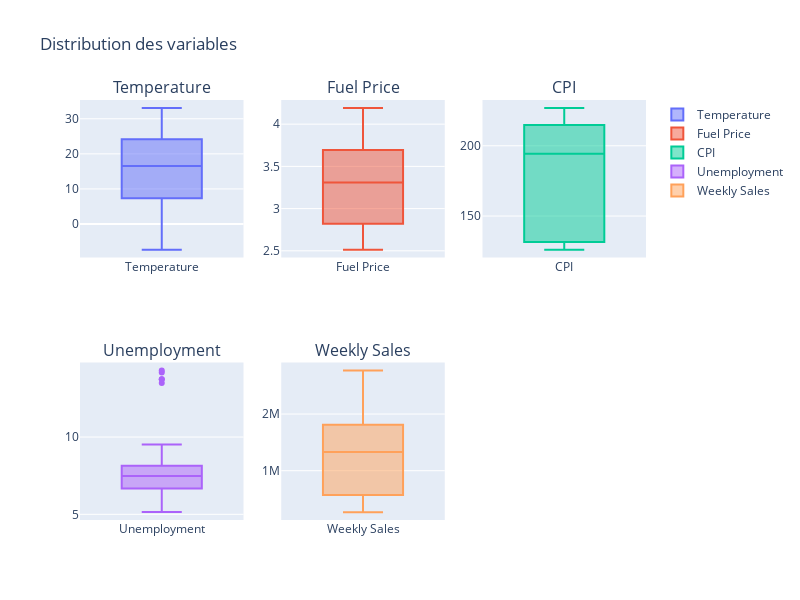

Here is the notebook cell this chart was saved with:
### Code cell
from plotly.subplots import make_subplots
import plotly.graph_objects as go

# Créer une figure avec une grille de 3x2
fig = make_subplots(rows=2, cols=3, subplot_titles=('Temperature', 'Fuel Price', 'CPI', 'Unemployment', 'Weekly Sales'))

# Ajouter les boîtes à moustaches à la figure
fig.add_trace(go.Box(y=df['Temperature'], name='Temperature'), row=1, col=1)
fig.add_trace(go.Box(y=df['Fuel_Price'], name='Fuel Price'), row=1, col=2)
fig.add_trace(go.Box(y=df['CPI'], name='CPI'), row=1, col=3)
fig.add_trace(go.Box(y=df['Unemployment'], name='Unemployment'), row=2, col=1)
fig.add_trace(go.Box(y=df['Weekly_Sales'], name='Weekly Sales'), row=2, col=2)

# Mise en page
fig.update_layout(height=600, width=800, title_text="Distribution des variables")

# Afficher
fig.show()
